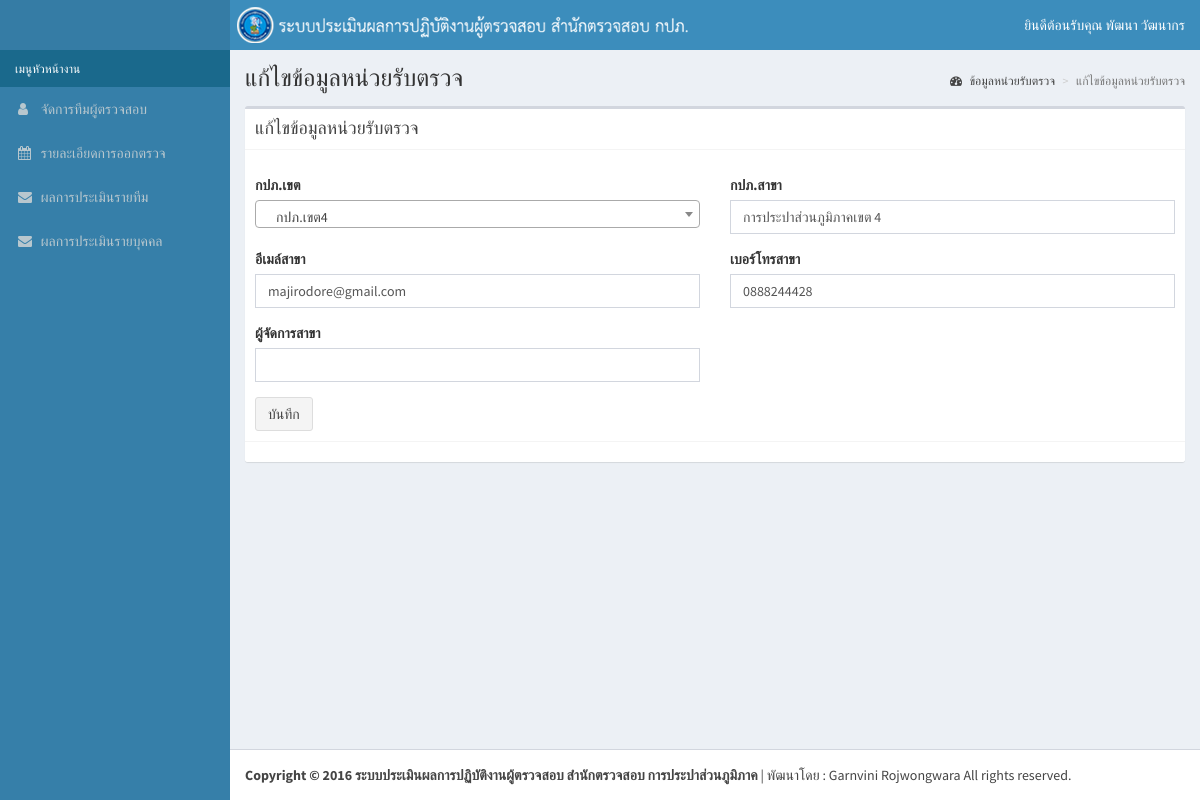
Screenshot of /auditedagency_editform.php?pwaBranchID=26 (signed in) with the database file from the repository.
### tables this page shows
CREATE TABLE `user` (
  `userID` int(10) NOT NULL AUTO_INCREMENT,
  `userPassword` varchar(200) DEFAULT NULL,
  `userCode` int(10) DEFAULT NULL,
  `userName` varchar(200) DEFAULT NULL,
  `userFullname` varchar(200) DEFAULT NULL,
  `userLastname` varchar(200) DEFAULT NULL,
  `userPicture` varchar(200) DEFAULT NULL,
  `userEmail` varchar(200) DEFAULT NULL,
  `usertypeID` int(10) DEFAULT NULL,
  `userPosition` varchar(200) DEFAULT NULL,
  `userLevel` int(10) DEFAULT NULL,
  `jobID` int(10) DEFAULT NULL,
  `auditorID` int(10) DEFAULT NULL,
  PRIMARY KEY (`userID`),
  KEY `user_ibfk_2` (`usertypeID`),
  KEY `auditorID` (`auditorID`),
  KEY `user_ibfk_1` (`jobID`),
  CONSTRAINT `user_ibfk_1` FOREIGN KEY (`jobID`) REFERENCES `job` (`jobID`) ON DELETE CASCADE ON UPDATE CASCADE,
  CONSTRAINT `user_ibfk_2` FOREIGN KEY (`usertypeID`) REFERENCES `usertype` (`usertypeID`),
  CONSTRAINT `user_ibfk_3` FOREIGN KEY (`auditorID`) REFERENCES `auditor` (`auditorID`)
);

CREATE TABLE `pwabranch` (
  `pwaBranchID` int(10) NOT NULL AUTO_INCREMENT,
  `pwaBranchName` varchar(200) DEFAULT NULL,
  `pwaRegID` int(10) DEFAULT NULL,
  `pwaBranchEmail` varchar(200) DEFAULT NULL,
  `pwaBranchTel` varchar(200) DEFAULT NULL,
  `pwaBranchManager` varchar(200) DEFAULT NULL,
  PRIMARY KEY (`pwaBranchID`),
  KEY `pwaRegID` (`pwaRegID`),
  CONSTRAINT `pwabranch_ibfk_1` FOREIGN KEY (`pwaRegID`) REFERENCES `pwareg` (`pwaRegID`)
);

### session.php (called while the page is built, shortened)
<?php
        include './db/database.php';
        $session_userID= $_SESSION['userID'];
        $qry_user = "SELECT * FROM user, usertype "
                . "WHERE userID='$session_userID' "
                . "AND user.usertypeID = usertype.usertypeID";
        $result_user = mysqli_query($link,$qry_user);
        if ($result_user) {
            $row_user = mysqli_fetch_array($result_user,MYSQLI_ASSOC);
            $s_userFullname = $row_user['userFullname'];
            $s_userLastname = $row_user['userLastname'];
        }

### auditedagency_editform.php (the view, shortened to what this page needs)
<!DOCTYPE html>
<html>
<?php include 'head.php'; ?>
<body class="hold-transition skin-blue sidebar-mini">
<div class="wrapper">
 <?php include 'header.php'; ?>
  <?php include 'leftside.php'; ?>
  <div class="content-wrapper">
    <section class="content-header">
      <h1>
            แก้ไขข้อมูลหน่วยรับตรวจ
      </h1>
      <ol class="breadcrumb">
          <li><a href="auditedagency.php"><i class="fa fa-dashboard"></i> ข้อมูลหน่วยรับตรวจ</a></li>
        <li class="active">แก้ไขข้อมูลหน่วยรับตรวจ</li>
      </ol>
    </section>
    <section class="content">
        <div class="box box-default">
            <div class="box-header with-border">
              <h3 class="box-title">แก้ไขข้อมูลหน่วยรับตรวจ</h3>
            </div>
            <div class="box-body">
                <div class="row">
                    <div class="col-md-12">
                        <form class="form-horizontal" id="form1" action="auditedagency_update.php" method="post" novalidate>
                        <?php
                        $pwaBranchID = $_GET['pwaBranchID'];
                        $sql_select = "SELECT * FROM pwabranch WHERE pwabranch.pwaBranchID = '$pwaBranchID'";
                        $result = mysqli_query($link,$sql_select);
                            while ($row = mysqli_fetch_assoc($result)) { ?>
                            <div class="form-group">
                            <div class="col-sm-6">
                            <label>กปภ.เขต</label><br/>
                            </div>
                            <div class="col-sm-6">
                                <label>กปภ.สาขา</label>
                                <input id="pwaBranchName" type="name" class="form-control" name="pwaBranchName" value="<?php echo $row['pwaBranchName']; ?>" required data-smk-msg="กรุณาเลือกกปภ.เขตและกรอกกปภ.สาขา">
                            </div>
                            </div>
                            <div class="form-group">
                                <div class="col-sm-6">
                                <label>อีเมล์สาขา</label>
                                <input id="pwaBranchEmail" type="email" class="form-control" name="pwaBranchEmail" value="<?php echo $row['pwaBranchEmail']; ?>">
                                </div>
                                <div class="col-sm-6">
                                <label>เบอร์โทรสาขา</label>
                                <input id="pwaBranchTel" type="text" class="form-control" name="pwaBranchTel" value="<?php echo $row['pwaBranchTel']; ?>">
                                </div>
                                </div>
                            <div class="form-group">
                                <div class="col-sm-6">
                                <label>ผู้จัดการสาขา</label>
                                <input id="pwaBranchManager" type="text" class="form-control" name="pwaBranchManager" value="<?php echo $row['pwaBranchManager']; ?>">
                            </div>
                                </div>
                            <?php  }  ?>
                            <button id="btn1" type="submit" class="btn btn-default">บันทึก</button>
                        </form>
                    </div>
                </div>
            </div>
            <div class="box-footer">
            </div>
        </div>
    </section>
  </div>
  <?php include 'footer.php'; ?>
</div>
</body>
</html>

### header.php (shortened to what this page needs)
<header class="main-header">
        <a href="./index.php" class="logo">
        </a>
        <nav class="navbar navbar-static-top" role="navigation">
          <span class="logo-lg"><a href="./index.php"><img src="./assets/pics/logo2.png"></a></span>
          <div class="navbar-custom-menu">
            <ul class="nav navbar-nav">
              <li class="dropdown user user-menu">
                <a href="#" class="dropdown-toggle" data-toggle="dropdown">
                  <span class="hidden-xs"><?php echo "ยินดีต้อนรับคุณ  "." ".$s_userFullname." ". $s_userLastname; ?> </a></span>
              </li>
            </ul>
          </div>
        </nav>
      </header>

### rows the page displays
user: userFullname "พัฒนา", userLastname "วัฒนากร"
pwabranch: pwaBranchName "การประปาส่วนภูมิภาคเขต 4", pwaBranchEmail "majirodore@gmail.com", pwaBranchTel "0888244428"
